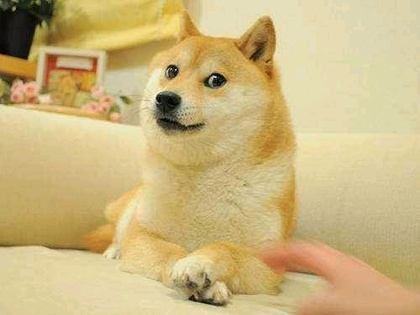
%> input picture lab5/doge.jpg, 420 x 315 px, shrunk from 500 x 375 before the run
$ octave lab5_1.m   (GNU Octave 9; MATLAB toolbox functions it lacks are replaced by stand-ins)
%> lines starting %> are read from the running program, lines starting %| are printed output that depends on the picture
x = imread('doge.jpg');
%> x is the input picture: size 315x420x3 uint8; mean R, G, B 203.4, 182, 127.2
x = rgb2gray(x);
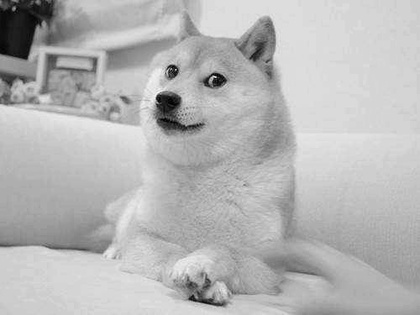
%> x: size 315x420 uint8; min 1, max 249, mean 182.2
x = im2double(x);
%> x: size 315x420 double
[m, n] = size(x);
%> m = 315; n = 420
y = zeros(m,n);
z = zeros(m+2,n+2);
z(2:m+1,2:n+1) = x;
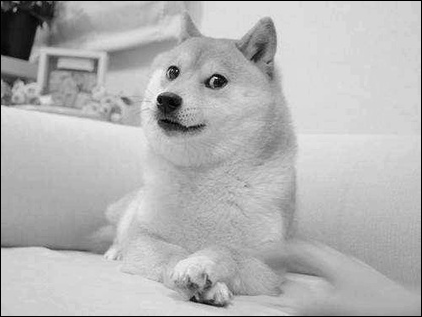
%> z: size 317x422 double; min 0, max 0.976, mean 0.707
b = zeros(1,9);
for k = 2:m+1
    for i = 2:n+1
        a = z(k-1:k+1,i-1:i+1);
        b(:) = a;
        c = sort(b);
        d = c(1,5);
        y(k-1,i-1) = d;
    end
end
%> after the loop, b = [0.596 0.596 0 0.6 0.596 0 0 0 0]
subplot(1,2,1);
imshow(x)
subplot(1,2,2);
imshow(y)
figure;
F = medfilt2(x,[3,3]);
subplot(1,2,1);
imshow(x)
subplot(1,2,2);
imshow(F)
isequal(y,F)
%> ans = true
